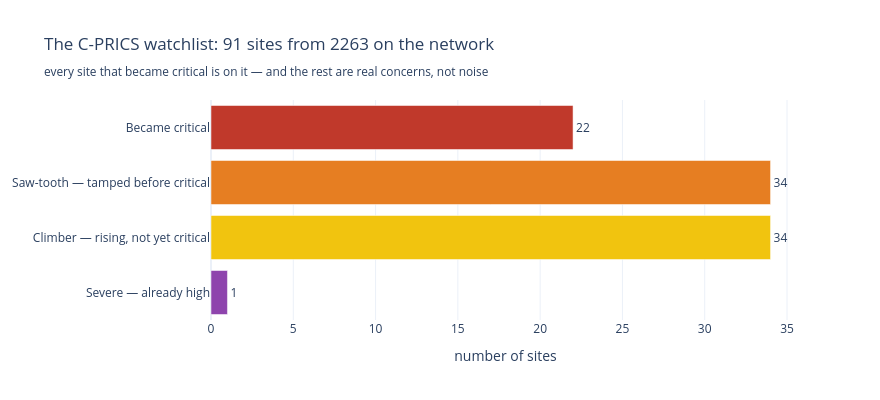

The code cell stored with this chart in its notebook:
### Code cell
import plotly.graph_objects as go
cats = {
    "Became critical":                      int((E.flagged &  E.critical).sum()),
    "Saw-tooth — tamped before critical":   int((E.flagged & ~E.critical & (E.archetype == "Saw-tooth")).sum()),
    "Climber — rising, not yet critical":   int((E.flagged & ~E.critical & (E.archetype == "Steady climber")).sum()),
    "Severe — already high":                int((E.flagged & ~E.critical & (E.archetype == "Severe")).sum()),
}
cats = {k: v for k, v in cats.items() if v > 0}
colors = {"Became critical": "#c0392b", "Saw-tooth — tamped before critical": "#e67e22",
          "Climber — rising, not yet critical": "#f1c40f", "Severe — already high": "#8e44ad"}

fig = go.Figure(go.Bar(x=list(cats.values()), y=list(cats.keys()), orientation="h",
                       marker_color=[colors[k] for k in cats],
                       text=list(cats.values()), textposition="outside"))
fig.update_layout(
    title=f"The C-PRICS watchlist: {int(E.flagged.sum())} sites from {len(E)} on the network<br>"
          f"<sub>every site that became critical is on it — and the rest are real concerns, not noise</sub>",
    xaxis_title="number of sites", template="plotly_white", height=400, width=880,
    yaxis=dict(autorange="reversed"))
fig.write_html(FIG_DIR / "watchlist_composition.html", include_plotlyjs=True)
fig.show()

### Figure 1 — Plotly figure (JSON) as saved in the notebook; plotly's stock layout.template omitted (floating-point values rounded to 4 significant figures)
{"data": [{"marker": {"color": ["#c0392b", "#e67e22", "#f1c40f", "#8e44ad"]}, "orientation": "h", "text": ["22", "34", "34", "1"], "textposition": "outside", "type": "bar", "x": [22, 34, 34, 1], "y": ["Became critical", "Saw-tooth — tamped before critical", "Climber — rising, not yet critical", "Severe — already high"]}], "layout": {"height": 400, "title": {"text": "The C-PRICS watchlist: 91 sites from 2263 on the network<br><sub>every site that became critical is on it — and the rest are real concerns, not noise</sub>"}, "width": 880, "xaxis": {"title": {"text": "number of sites"}}, "yaxis": {"autorange": "reversed"}}}
